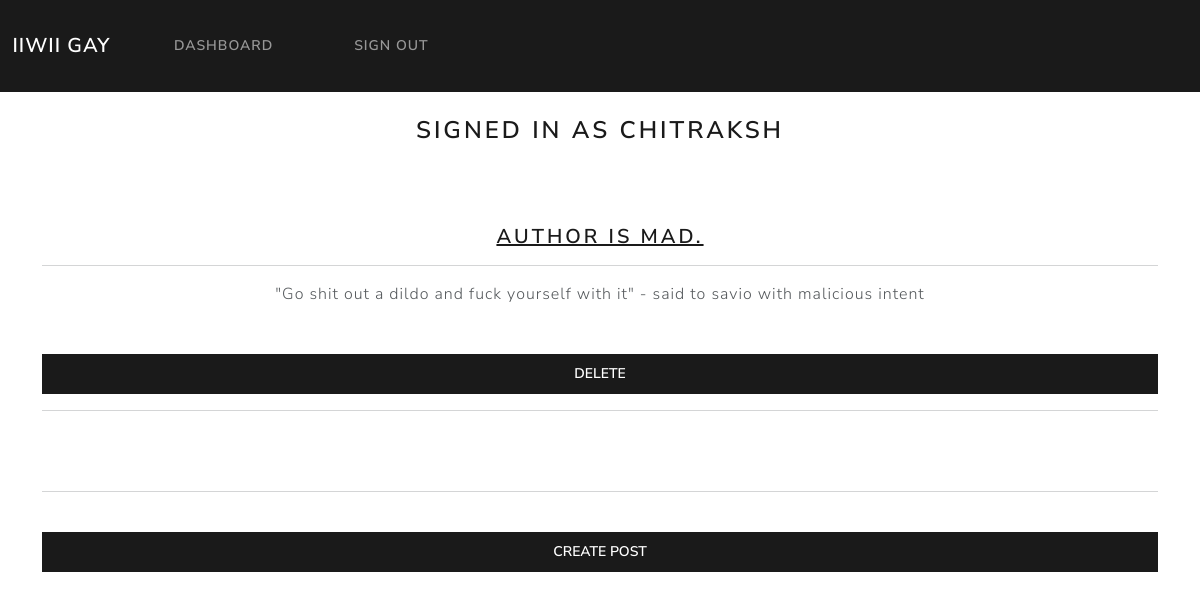
The page /dashboard/ (signed in) on the database its author committed.
### users/models.py (models this page shows, shortened)
class Post(models.Model):
    title = models.CharField(max_length=100)
    content = models.TextField()
    date_created = models.DateTimeField(default=timezone.now)
    author = models.ForeignKey(User, on_delete=models.CASCADE)
    class Meta:
        ordering = ['-date_created']

### users/views.py (the view)
# urls.py: path('dashboard/', dashboard, name='user-dashboard'),
@login_required(login_url='user-login')
def dashboard(request):
    posts = Post.objects.filter(author=request.user)
    return render(request, 'users/dashboard.html', context={
        'posts': posts,
    })

### users/templates/users/dashboard.html
{% extends 'users/base.html' %}
{% block content %}
    <br>
    <div class='text-center'>
        <h3>Signed in as {{request.user}}</h3>
    </div>
    <br>
    {% for post in posts %}
        <div class="text-center">
            <br>
            <br>
            <a href="{% url 'view-post' post.id %}"><h4>{{post.title}}</h4></a>
            <hr>
            {{post.content}}
            <br>
            <br>
            <br>
        </div>
        <a href="{% url 'delete-post' post.id %}"><button type='submit' class='btn btn-primary w-100 btn-block p-2'>Delete</button></a>
        <hr>
        <br><br>
    {% endfor %}
    <hr>
    <br>
    <a href="{% url 'user-post' %}"><button type='submit' class='btn btn-primary w-100 btn-block p-2'>Create Post</button></a>
{% endblock %}

### rows shown on the page
Post: title "AUTHOR IS MAD.", content "\"Go shit out a dildo and fuck yourself with it\" - said to savio with malicious intent"

### other values the page prints
{{ request.user }} "CHITRAKSH"
